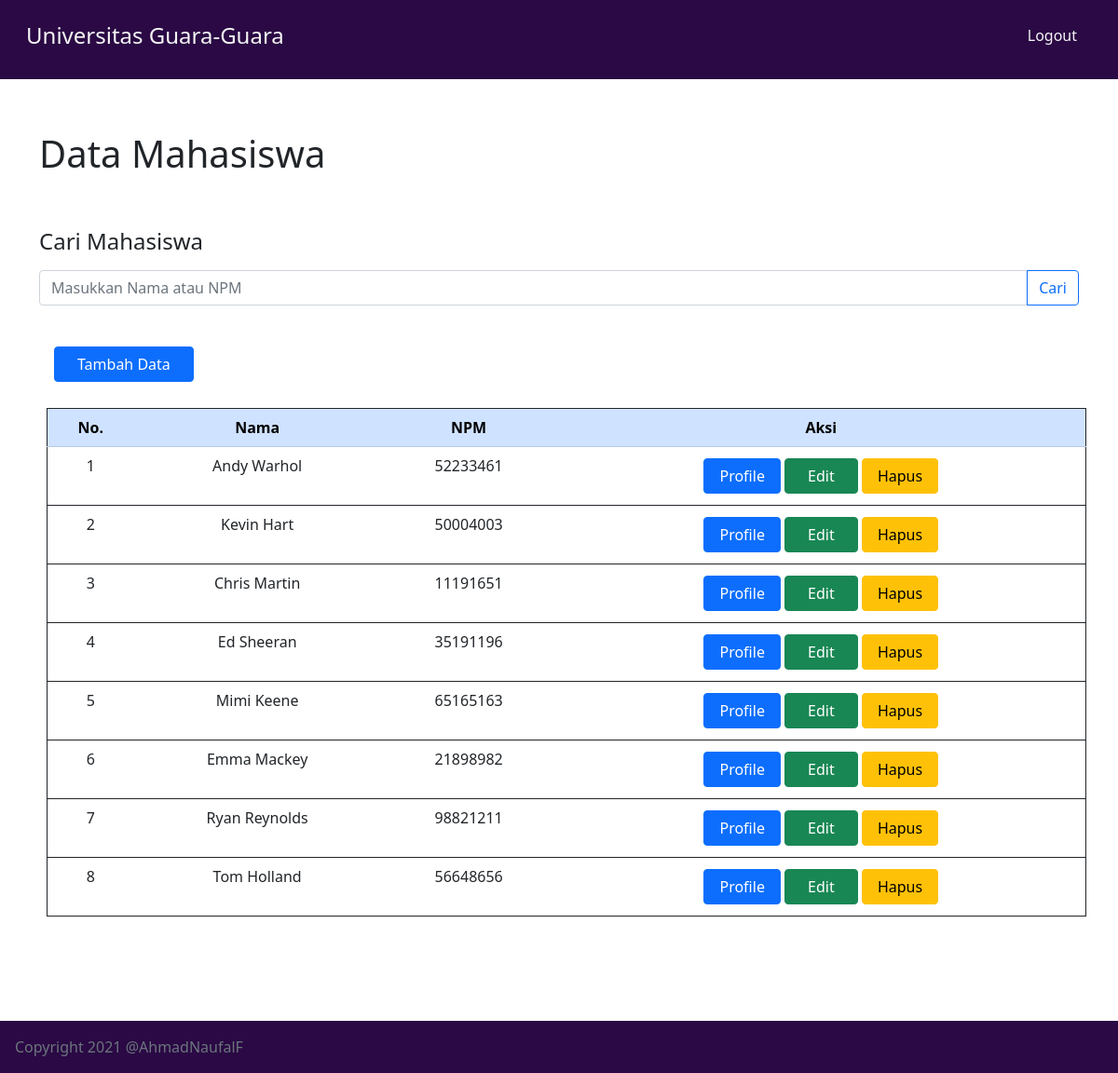
Screenshot of /index.php (signed in) with the database file from the repository.
### tables this page shows
CREATE TABLE `mahasiswa` (
  `id` int(11) NOT NULL,
  `nama` varchar(200) NOT NULL,
  `npm` char(8) NOT NULL,
  `semester` char(2) NOT NULL,
  `email` varchar(100) NOT NULL,
  `jurusan` varchar(100) NOT NULL,
  `telepon` char(13) NOT NULL,
  `gambar` varchar(100) NOT NULL
);

### functions.php (called while the page is built, shortened)
<?php
$conn = mysqli_connect("localhost", "root", "", "guara_db");
function query($query)
{
    global $conn;
    $result = mysqli_query($conn, $query);
    $rows = [];
    while ($row = mysqli_fetch_assoc($result)) {
        $rows[] = $row;
    }
    return $rows;
}

### index.php (the view, shortened to what this page needs)
<?php
require 'functions.php';
$mahasiswa = query("SELECT * FROM mahasiswa");
?>
<!DOCTYPE html>
<html lang="en">
<head>
    <link href="https://cdn.jsdelivr.net/npm/bootstrap@5.1.0/dist/css/bootstrap.min.css" rel="stylesheet">
</head>
<body>
    <nav class="navbar sticky-top navbar-light" style="background-color: #2A0944;">
        <div class="container-fluid">
            <a class="navbar-brand p-3 d-inline-flex" href="#">
                <h4 style="color: whitesmoke;">Universitas Guara-Guara</h4>
            </a>
            <a class="navbar-brand p-3 d-inline-flex" href="logout.php">
                <h6 style="color: whitesmoke;">Logout</h6>
            </a>
        </div>
    </nav>
    <section>
        <div class="container">
            <div class="row mb-5 pb-5">
                <div class="col-md-12 mt-2">
                    <h1 class="pt-5">Data Mahasiswa</h1>
                </div>
                <div class="col-md-12">
                    <h4 class="mt-5 mb-3 fw-light">Cari Mahasiswa</h4>
                    <form action="" method="post">
                        <div class="input-group mb-4">
                            <input id="keyword" type="text" class="form-control" placeholder="Masukkan Nama atau NPM" autocomplete="off" name="keyword">
                            <button id="tombol-cari" class="btn btn-outline-primary" type="submit" id="button-addon2" name="cari">Cari</button>
                        </div>
                    </form>
                </div>
                <div class="col-md-12 m-3">
                    <a href="tambah.php" class="btn btn-primary px-4 my-1">Tambah Data</a>
                </div>
                <div id="sub-container">
                    <div class="col-md-12 m-2">
                        <table class="table table-hover border border-dark text-center">
                            <tr class="table-primary">
                                <th>No.</th>
                                <th>Nama</th>
                                <th>NPM</th>
                                <th>Aksi</th>
                            </tr>
                            <?php $i = 1; ?>
                            <?php foreach ($mahasiswa as $mhs) { ?>
                                <tr class="mt-3">
                                    <td><?= $i; ?></td>
                                    <td><?= $mhs["nama"]; ?></td>
                                    <td><?= $mhs["npm"]; ?></td>
                                    <td>
                                        <a href="profile.php?id=<?= $mhs['id']; ?>" class="btn btn-primary px-3 my-1">
                                            Profile
                                        </a>
                                        <a href="edit.php?id=<?= $mhs['id']; ?>" class="btn btn-success px-4 my-1">
                                            Edit
                                        </a>
                                        <a href="hapus.php?id=<?= $mhs["id"]; ?>" class="btn btn-warning px-3 my-1" onclick="return confirm('Hapus Data?')">
                                            Hapus
                                        </a>
                                    </td>
                                </tr>
                                <?php $i++; ?>
                            <?php } ?>
                        </table>
                    </div>
                </div>
            </div>
        </div>
    </section>
    <footer class="footer mt-auto bg-light">
        <div class="container-fluid p-3" style="background-color: #2A0944;">
            <span class="text-muted">Copyright 2021 @AhmadNaufalF</span>
        </div>
    </footer>
</body>
</html>

### rows the page displays
mahasiswa: nama "Andy Warhol", npm "52233461"
mahasiswa: nama "Kevin Hart", npm "50004003"
mahasiswa: nama "Chris Martin", npm "11191651"
mahasiswa: nama "Ed Sheeran", npm "35191196"
mahasiswa: nama "Mimi Keene", npm "65165163"
mahasiswa: nama "Emma Mackey", npm "21898982"
mahasiswa: nama "Ryan Reynolds", npm "98821211"
mahasiswa: nama "Tom Holland", npm "56648656"
